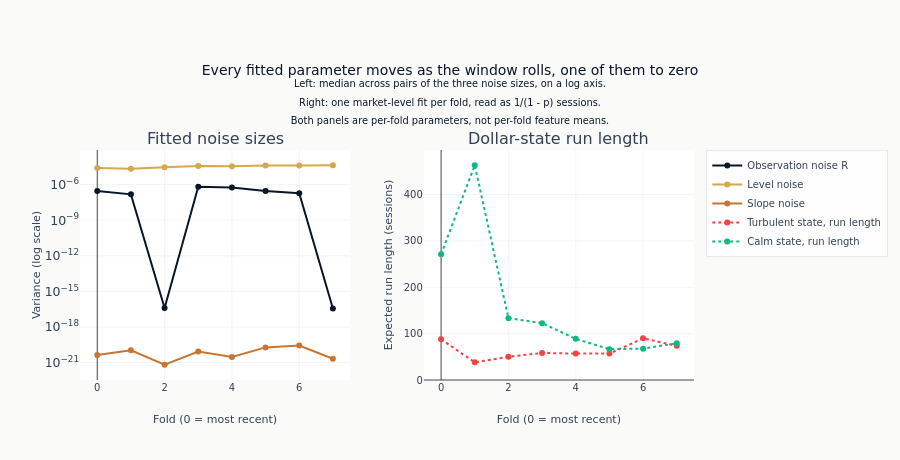

Notebook code cell kept with this figure:
### Markdown cell above
The two panels carry different units, so each axis is set on its own. The left one is
labelled in powers of ten rather than in the SI prefixes plotly reaches for by default,
which would render $10^{-6}$ as "1u" - a unit on an axis whose quantity is a variance and
has none.

### Code cell
fig.update_yaxes(
    title_text="Variance (log scale)",
    type="log",
    exponentformat="power",
    row=1,
    col=1,
)
fig.update_yaxes(title_text="Expected run length (sessions)", rangemode="tozero", row=1, col=2)
fig.update_xaxes(title_text="Fold (0 = most recent)", row=1, col=1)
fig.update_xaxes(title_text="Fold (0 = most recent)", row=1, col=2)
fig.update_layout(
    title=(
        "Every fitted parameter moves as the window rolls, one of them to zero"
        "<br><sup>Left: median across pairs of the three noise sizes, on a log axis."
        "<br>Right: one market-level fit per fold, read as 1/(1 - p) sessions."
        "<br>Both panels are per-fold parameters, not per-fold feature means.</sup>"
    ),
    height=460,
    margin={"t": 150},
)
show_plotly_with_alt(
    fig,
    "Two panels against fold number, with fold zero the most recent. On the left, the "
    "three fitted state-space noise sizes on a logarithmic axis: the level noise is the "
    "largest and holds a nearly flat line across folds, the slope noise sits many orders "
    "below it and also holds, while the observation noise tracks near the level noise "
    "for most folds and drops away by more than ten orders of magnitude on the few where "
    "the search puts it at zero. On the right, the expected run length of each "
    "dollar-regime state in sessions: the calm state starts far higher, falls steeply "
    "over the first few folds, and by the oldest folds the two states have converged to "
    "a similar length.",
)

### Figure 1 — Plotly figure (JSON) as saved in the notebook; plotly's stock layout.template omitted (floating-point values rounded to 4 significant figures)
{"data": [{"line": {"color": "#0a1628"}, "mode": "lines+markers", "name": "Observation noise R", "type": "scatter", "x": [0, 1, 2, 3, 4, 5, 6, 7], "xaxis": "x", "y": [2.846e-07, 1.511e-07, 3.918e-17, 6.67e-07, 5.758e-07, 2.937e-07, 1.847e-07, 3.631e-17], "yaxis": "y"}, {"line": {"color": "#D4A84B"}, "mode": "lines+markers", "name": "Level noise", "type": "scatter", "x": [0, 1, 2, 3, 4, 5, 6, 7], "xaxis": "x", "y": [2.514e-05, 2.16e-05, 2.957e-05, 3.739e-05, 3.566e-05, 4.158e-05, 4.031e-05, 4.282e-05], "yaxis": "y"}, {"line": {"color": "#C87533"}, "mode": "lines+markers", "name": "Slope noise", "type": "scatter", "x": [0, 1, 2, 3, 4, 5, 6, 7], "xaxis": "x", "y": [4.411e-21, 1.085e-20, 6.568e-22, 8.675e-21, 2.988e-21, 1.899e-20, 2.758e-20, 2.101e-21], "yaxis": "y"}, {"line": {"color": "#ef4444", "dash": "dot"}, "mode": "lines+markers", "name": "Turbulent state, run length", "type": "scatter", "x": [0, 1, 2, 3, 4, 5, 6, 7], "xaxis": "x2", "y": [87.83, 38.03, 50.16, 58.36, 56.96, 56.99, 89.94, 73.6], "yaxis": "y2"}, {"line": {"color": "#10b981", "dash": "dot"}, "mode": "lines+markers", "name": "Calm state, run length", "type": "scatter", "x": [0, 1, 2, 3, 4, 5, 6, 7], "xaxis": "x2", "y": [271.2, 463.1, 133.4, 122.6, 88.74, 66.5, 67.61, 79.31], "yaxis": "y2"}], "layout": {"annotations": [{"font": {"size": 16}, "showarrow": false, "text": "Fitted noise sizes", "x": 0.22, "xanchor": "center", "xref": "paper", "y": 1.0, "yanchor": "bottom", "yref": "paper"}, {"font": {"size": 16}, "showarrow": false, "text": "Dollar-state run length", "x": 0.78, "xanchor": "center", "xref": "paper", "y": 1.0, "yanchor": "bottom", "yref": "paper"}], "height": 460, "margin": {"t": 150}, "title": {"text": "Every fitted parameter moves as the window rolls, one of them to zero<br><sup>Left: median across pairs of the three noise sizes, on a log axis.<br>Right: one market-level fit per fold, read as 1/(1 - p) sessions.<br>Both panels are per-fold parameters, not per-fold feature means.</sup>"}, "xaxis": {"anchor": "y", "domain": [0.0, 0.44], "title": {"text": "Fold (0 = most recent)"}}, "xaxis2": {"anchor": "y2", "domain": [0.56, 1.0], "title": {"text": "Fold (0 = most recent)"}}, "yaxis": {"anchor": "x", "domain": [0.0, 1.0], "exponentformat": "power", "title": {"text": "Variance (log scale)"}, "type": "log"}, "yaxis2": {"anchor": "x2", "domain": [0.0, 1.0], "rangemode": "tozero", "title": {"text": "Expected run length (sessions)"}}}}
